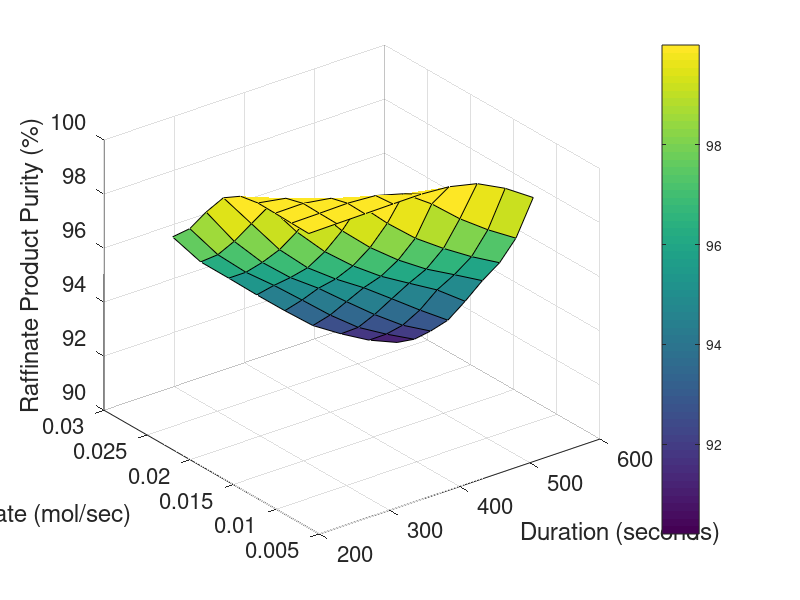

MATLAB code to generate this figure: (Note: this script raises an error after producing the figure.)
% Initialize the script
close all
clear all
clc

% Define the ranges for the interaction variables
step_dur = [240 280 320 360 400 440 480 520 560];
mol_flow = [9.49E-03 1.15E-02 1.34E-02 ...
            1.54E-02 1.74E-02 1.94E-02 ...
            2.14E-02 2.33E-02 2.53E-02];

% Create a grid of values for the interaction variables
[X1, X2] = meshgrid(step_dur, mol_flow);

% Provide a matrix of the response data
response = [99.94452	99.958932	99.971305	99.985257	99.992844	99.91902	99.682444	99.15822	98.464492
            99.960251	99.97330065	99.99489434	99.9271835	99.64378962	98.91381498	98.01360871	97.25549419	96.59324461
            99.979133	99.99162555	99.83225068	99.23254991	98.20396892	97.29807301	96.56979097	95.91222303	95.33593258
            99.993246	99.81574319	99.08732932	97.9124395	96.9385348	96.12467229	95.43773279	94.87881429	94.30669956
            99.875035	99.15259669	97.85275222	96.77034846	95.89561384	95.15700568	94.54822987	93.94888347	93.17661989
            99.452472	98.14166766	96.82978739	95.80812572	95.04101184	94.36696612	93.60666528	92.83746918	92.11007845
            98.559179	97.12281498	95.99116728	95.07836099	94.33243802	93.48416572	92.65692964	91.90908146	91.34292856
            97.596774	96.2808578	95.27796094	94.44116937	93.54804366	92.64124029	91.83441999	91.23238853	90.69110445
            96.923712	95.64690031	94.69444984	93.72482995	92.78631972	91.885489	91.22780723	90.64215442	90.20487885];

% Create the response surface plot
figure;
surf(X1, X2, response);
xlabel('Duration (seconds)');
ylabel('Feed Molar Flow Rate (mol/sec)');
zlabel('Raffinate Product Purity (%)');
set(gca,"FontSize",16);

%title('Raffinate Product Purity (%)');
hcb = colorbar;
hcb.FontSize = 16;
% hcb = colorbar;
% colorTitleHandle = get(hcb,'Title');
% titleString = 'Raffinate Product Purity (%)';
% set(colorTitleHandle ,'String',titleString);

% Adjust plot appearance
colormap('jet');
shading('interp');